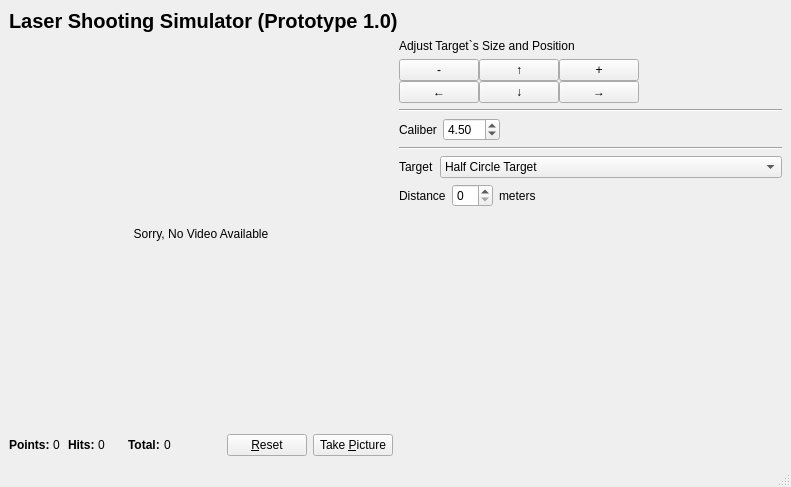
<?xml version="1.0" encoding="UTF-8"?>
<ui version="4.0">
 <class>MainWindow</class>
 <widget class="QMainWindow" name="MainWindow">
  <property name="geometry">
   <rect>
    <x>0</x>
    <y>0</y>
    <width>791</width>
    <height>487</height>
   </rect>
  </property>
  <property name="windowTitle">
   <string>MainWindow</string>
  </property>
  <widget class="QWidget" name="centralwidget">
   <property name="enabled">
    <bool>true</bool>
   </property>
   <property name="sizePolicy">
    <sizepolicy hsizetype="Preferred" vsizetype="Preferred">
     <horstretch>0</horstretch>
     <verstretch>0</verstretch>
    </sizepolicy>
   </property>
   <property name="minimumSize">
    <size>
     <width>791</width>
     <height>0</height>
    </size>
   </property>
   <layout class="QVBoxLayout" name="verticalLayout_4">
    <item>
     <widget class="QLabel" name="label_5">
      <property name="font">
       <font>
        <pointsize>15</pointsize>
        <weight>75</weight>
        <bold>true</bold>
       </font>
      </property>
      <property name="text">
       <string>Laser Shooting Simulator (Prototype 1.0)</string>
      </property>
     </widget>
    </item>
    <item>
     <layout class="QHBoxLayout" name="horizontalLayout_13">
      <item>
       <layout class="QVBoxLayout" name="verticalLayout_2">
        <item>
         <widget class="QLabel" name="videoFrame">
          <property name="sizePolicy">
           <sizepolicy hsizetype="MinimumExpanding" vsizetype="MinimumExpanding">
            <horstretch>0</horstretch>
            <verstretch>0</verstretch>
           </sizepolicy>
          </property>
          <property name="minimumSize">
           <size>
            <width>0</width>
            <height>0</height>
           </size>
          </property>
          <property name="baseSize">
           <size>
            <width>300</width>
            <height>130</height>
           </size>
          </property>
          <property name="cursor">
           <cursorShape>CrossCursor</cursorShape>
          </property>
          <property name="text">
           <string>Sorry, No Video Available</string>
          </property>
          <property name="alignment">
           <set>Qt::AlignCenter</set>
          </property>
         </widget>
        </item>
        <item>
         <layout class="QHBoxLayout" name="horizontalLayout_12">
          <item>
           <layout class="QHBoxLayout" name="horizontalLayout_8">
            <item>
             <layout class="QHBoxLayout" name="horizontalLayout" stretch="1,3">
              <property name="spacing">
               <number>0</number>
              </property>
              <item>
               <widget class="QLabel" name="label">
                <property name="maximumSize">
                 <size>
                  <width>16777215</width>
                  <height>25</height>
                 </size>
                </property>
                <property name="font">
                 <font>
                  <weight>75</weight>
                  <bold>true</bold>
                 </font>
                </property>
                <property name="text">
                 <string>Points: </string>
                </property>
               </widget>
              </item>
              <item>
               <widget class="QLabel" name="pointsLabel">
                <property name="maximumSize">
                 <size>
                  <width>16777215</width>
                  <height>25</height>
                 </size>
                </property>
                <property name="text">
                 <string>0</string>
                </property>
               </widget>
              </item>
             </layout>
            </item>
            <item>
             <layout class="QHBoxLayout" name="horizontalLayout_2" stretch="1,3">
              <property name="spacing">
               <number>0</number>
              </property>
              <item>
               <widget class="QLabel" name="label_2">
                <property name="maximumSize">
                 <size>
                  <width>16777215</width>
                  <height>25</height>
                 </size>
                </property>
                <property name="font">
                 <font>
                  <weight>75</weight>
                  <bold>true</bold>
                 </font>
                </property>
                <property name="text">
                 <string>Hits: </string>
                </property>
               </widget>
              </item>
              <item>
               <widget class="QLabel" name="hitsLabel">
                <property name="maximumSize">
                 <size>
                  <width>16777215</width>
                  <height>25</height>
                 </size>
                </property>
                <property name="text">
                 <string>0</string>
                </property>
               </widget>
              </item>
             </layout>
            </item>
            <item>
             <layout class="QHBoxLayout" name="horizontalLayout_3" stretch="0,3">
              <property name="spacing">
               <number>0</number>
              </property>
              <item>
               <widget class="QLabel" name="label_3">
                <property name="maximumSize">
                 <size>
                  <width>16777215</width>
                  <height>25</height>
                 </size>
                </property>
                <property name="font">
                 <font>
                  <weight>75</weight>
                  <bold>true</bold>
                 </font>
                </property>
                <property name="text">
                 <string>Total: </string>
                </property>
               </widget>
              </item>
              <item>
               <widget class="QLabel" name="totalLabel">
                <property name="maximumSize">
                 <size>
                  <width>16777215</width>
                  <height>25</height>
                 </size>
                </property>
                <property name="text">
                 <string>0</string>
                </property>
               </widget>
              </item>
             </layout>
            </item>
           </layout>
          </item>
          <item>
           <layout class="QHBoxLayout" name="horizontalLayout_4">
            <item>
             <spacer name="horizontalSpacer">
              <property name="orientation">
               <enum>Qt::Horizontal</enum>
              </property>
              <property name="sizeHint" stdset="0">
               <size>
                <width>40</width>
                <height>20</height>
               </size>
              </property>
             </spacer>
            </item>
            <item>
             <widget class="QPushButton" name="resetBtn">
              <property name="text">
               <string>&amp;Reset</string>
              </property>
             </widget>
            </item>
            <item>
             <widget class="QPushButton" name="PictureBtn">
              <property name="text">
               <string>Take &amp;Picture</string>
              </property>
             </widget>
            </item>
           </layout>
          </item>
         </layout>
        </item>
       </layout>
      </item>
      <item>
       <layout class="QVBoxLayout" name="verticalLayout_3">
        <item>
         <widget class="QLabel" name="label_7">
          <property name="sizePolicy">
           <sizepolicy hsizetype="Preferred" vsizetype="Preferred">
            <horstretch>0</horstretch>
            <verstretch>0</verstretch>
           </sizepolicy>
          </property>
          <property name="text">
           <string>Adjust Target`s Size and Position</string>
          </property>
         </widget>
        </item>
        <item>
         <layout class="QHBoxLayout" name="horizontalLayout_9" stretch="0,5">
          <item>
           <layout class="QVBoxLayout" name="verticalLayout">
            <property name="spacing">
             <number>0</number>
            </property>
            <item>
             <layout class="QHBoxLayout" name="horizontalLayout_5">
              <property name="spacing">
               <number>0</number>
              </property>
              <item>
               <widget class="QPushButton" name="adjustTargetSizeDown">
                <property name="sizePolicy">
                 <sizepolicy hsizetype="Minimum" vsizetype="Fixed">
                  <horstretch>0</horstretch>
                  <verstretch>0</verstretch>
                 </sizepolicy>
                </property>
                <property name="text">
                 <string>-</string>
                </property>
               </widget>
              </item>
              <item>
               <widget class="QPushButton" name="adjustTargetUp">
                <property name="text">
                 <string>↑</string>
                </property>
               </widget>
              </item>
              <item>
               <widget class="QPushButton" name="adjustTargetSizeUp">
                <property name="text">
                 <string>+</string>
                </property>
               </widget>
              </item>
             </layout>
            </item>
            <item>
             <layout class="QHBoxLayout" name="horizontalLayout_6">
              <property name="spacing">
               <number>0</number>
              </property>
              <item>
               <widget class="QPushButton" name="adjustTargetLeft">
                <property name="text">
                 <string>←</string>
                </property>
               </widget>
              </item>
              <item>
               <widget class="QPushButton" name="adjustTargetDown">
                <property name="text">
                 <string>↓</string>
                </property>
               </widget>
              </item>
              <item>
               <widget class="QPushButton" name="adjustTargetRight">
                <property name="text">
                 <string>→</string>
                </property>
               </widget>
              </item>
             </layout>
            </item>
           </layout>
          </item>
          <item>
           <spacer name="horizontalSpacer_2">
            <property name="orientation">
             <enum>Qt::Horizontal</enum>
            </property>
            <property name="sizeHint" stdset="0">
             <size>
              <width>40</width>
              <height>20</height>
             </size>
            </property>
           </spacer>
          </item>
         </layout>
        </item>
        <item>
         <widget class="Line" name="line">
          <property name="orientation">
           <enum>Qt::Horizontal</enum>
          </property>
         </widget>
        </item>
        <item>
         <layout class="QHBoxLayout" name="horizontalLayout_7">
          <item>
           <widget class="QLabel" name="label_4">
            <property name="text">
             <string>Caliber</string>
            </property>
           </widget>
          </item>
          <item>
           <widget class="QDoubleSpinBox" name="caliberEdit">
            <property name="value">
             <double>4.500000000000000</double>
            </property>
           </widget>
          </item>
          <item>
           <spacer name="horizontalSpacer_3">
            <property name="orientation">
             <enum>Qt::Horizontal</enum>
            </property>
            <property name="sizeHint" stdset="0">
             <size>
              <width>40</width>
              <height>20</height>
             </size>
            </property>
           </spacer>
          </item>
         </layout>
        </item>
        <item>
         <widget class="Line" name="line_2">
          <property name="orientation">
           <enum>Qt::Horizontal</enum>
          </property>
         </widget>
        </item>
        <item>
         <layout class="QHBoxLayout" name="horizontalLayout_10" stretch="0,3">
          <item>
           <widget class="QLabel" name="label_6">
            <property name="text">
             <string>Target</string>
            </property>
           </widget>
          </item>
          <item>
           <widget class="QComboBox" name="comboBox">
            <item>
             <property name="text">
              <string>Half Circle Target</string>
             </property>
            </item>
           </widget>
          </item>
         </layout>
        </item>
        <item>
         <layout class="QHBoxLayout" name="horizontalLayout_11">
          <item>
           <widget class="QLabel" name="label_8">
            <property name="text">
             <string>Distance</string>
            </property>
           </widget>
          </item>
          <item>
           <widget class="QSpinBox" name="spinBox"/>
          </item>
          <item>
           <widget class="QLabel" name="label_9">
            <property name="text">
             <string>meters</string>
            </property>
           </widget>
          </item>
          <item>
           <spacer name="horizontalSpacer_4">
            <property name="orientation">
             <enum>Qt::Horizontal</enum>
            </property>
            <property name="sizeHint" stdset="0">
             <size>
              <width>40</width>
              <height>20</height>
             </size>
            </property>
           </spacer>
          </item>
         </layout>
        </item>
        <item>
         <spacer name="verticalSpacer">
          <property name="orientation">
           <enum>Qt::Vertical</enum>
          </property>
          <property name="sizeHint" stdset="0">
           <size>
            <width>20</width>
            <height>40</height>
           </size>
          </property>
         </spacer>
        </item>
       </layout>
      </item>
     </layout>
    </item>
   </layout>
  </widget>
  <widget class="QStatusBar" name="statusbar"/>
 </widget>
 <resources/>
 <connections/>
</ui>
